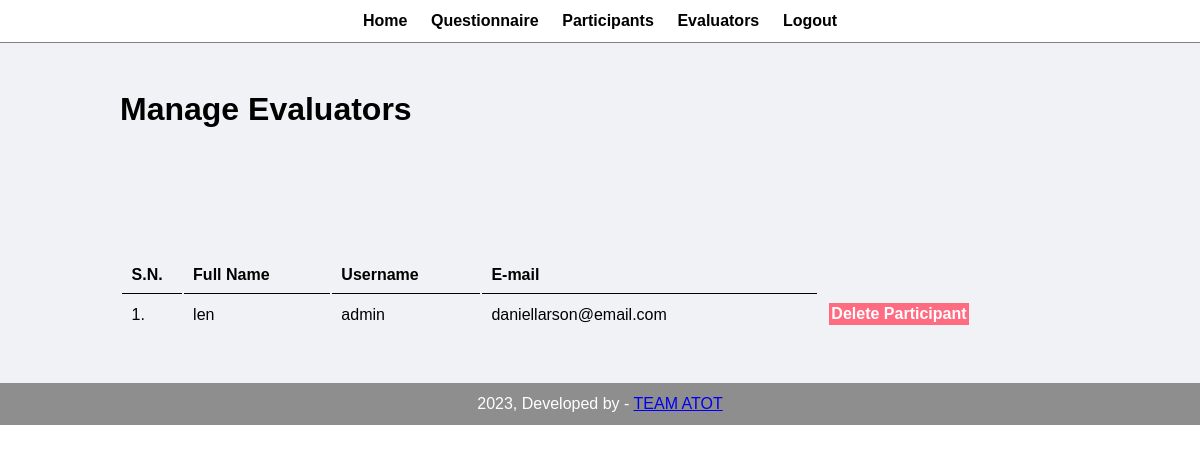
Page /admin/evaluator.php (signed in) on the committed database.
### tables this page shows
CREATE TABLE `tbl_users` (
  `user_id` int(11) NOT NULL,
  `username` varchar(100) NOT NULL,
  `full_name` varchar(100) NOT NULL,
  `email` varchar(100) NOT NULL,
  `password` varchar(100) NOT NULL,
  `evaluator` varchar(10) NOT NULL
);

### admin/evaluator.php (the view, shortened to what this page needs)
<?php include('partials/menu.php'); ?>
        <div class="main-content">
            <div class="wrapper">
                <h1>Manage Evaluators</h1>
                <br />
                <br><br><br>
                <br /><br /><br />
                <table class="tbl-full">
                    <tr>
                        <th>S.N.</th>
                        <th>Full Name</th>
                        <th>Username</th>
                        <th>E-mail</th>
                    </tr>
                    <?php
                        $sql = "SELECT * FROM tbl_users WHERE evaluator='Yes'";
                        $res = mysqli_query($conn, $sql);
                        if($res==TRUE)
                        {
                            $count = mysqli_num_rows($res);
                            $sn=1;
                            if($count>0)
                            {
                                while($rows=mysqli_fetch_assoc($res))
                                {
                                    $id=$rows['user_id'];
                                    $full_name=$rows['full_name'];
                                    $username=$rows['username'];
                                    $email=$rows['email'];
                                    ?>
                                    <tr>
                                        <td><?php echo $sn++; ?>. </td>
                                        <td><?php echo $full_name; ?></td>
                                        <td><?php echo $username; ?></td>
                                        <td><?php echo $email; ?></td>
                                        <td>
                                            <a href="<?php echo SITEURL; ?>admin/delete-admin.php?id=<?php echo $id; ?>" class="btn-danger">Delete Participant</a>
                                        </td>
                                    </tr>
                                    <?php
                                }
                            }
                            else
                            {
                            }
                        }
                    ?>
                </table>
            </div>
        </div>
<?php include('partials/footer.php') ?>

### css/style.css (style rules this page uses)
* { margin: 0; padding: 0; font-family: Arial, Helvetica, sans-serif; }
.wrapper { padding: 1%; width: 80%; margin: 0 auto; }
.tbl-full { width: 100%; }
table tr th { border-bottom: 1px solid black; padding: 1%; text-align: left; }
table tr td { padding: 1%; }
.btn-danger { background-color: #ff6b81; padding: 1%; color: white; text-decoration: none; font-weight: bold; }
.main-content { background-color: #f1f2f6; padding: 3% 0; }

### rows in the picture
tbl_users: full_name "len", username "admin", email "daniellarson@email.com"
